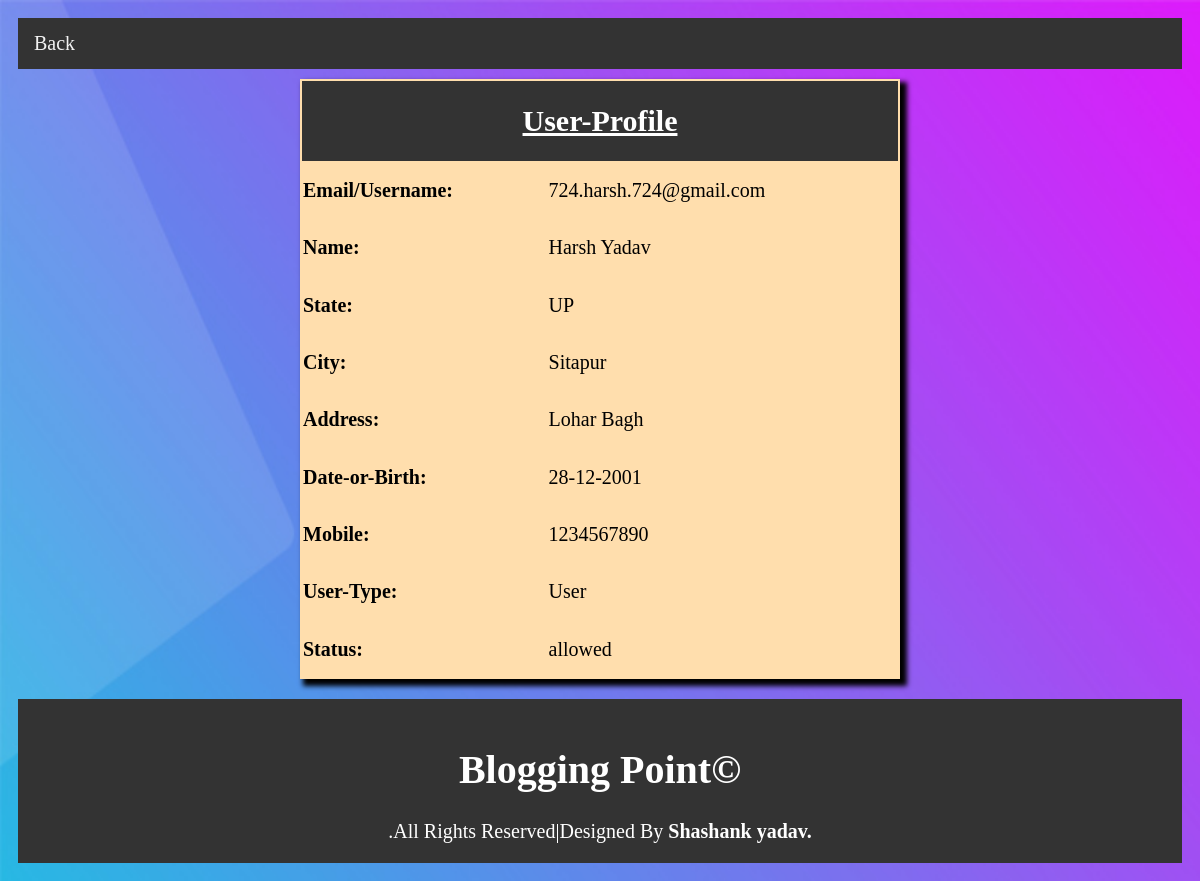
/rprofile.php (signed in), run on the app's committed database.
### tables this page shows
CREATE TABLE IF NOT EXISTS `registration` (
  `username` varchar(100) NOT NULL,
  `name` varchar(100) NOT NULL,
  `pswd` varchar(100) NOT NULL,
  `state` varchar(100) NOT NULL,
  `city` varchar(100) NOT NULL,
  `address` varchar(200) NOT NULL,
  `dob` varchar(100) NOT NULL,
  `mob` int(50) NOT NULL,
  `utype` varchar(50) NOT NULL,
  `uphoto` varchar(200) NOT NULL,
  `status` varchar(100) NOT NULL,
  PRIMARY KEY (`username`)
);

### rprofile.php (the view, shortened to what this page needs)
<!DOCTYPE html>
<html>
<head>
</head>
<body class="body">
<div class="topnav">
  <a href="ureview.php">Back</a>
</div>
  <?php
  $user=$_SESSION['user'];
  $con=mysqli_connect("127.0.0.1","root","","blog_portal");
  $sql="select * from registration where username='$user' ";
  $res=mysqli_query($con,$sql);
  if($row=mysqli_fetch_array($res))
  {
    $user=$row[0];
    $name=$row[1];
    $state=$row[3];
    $city=$row[4];
    $address=$row[5];
    $dob=$row[6];
    $mobile=$row[7];
    $utype=$row[8];
    $status=$row[10];
        echo"<center><table width=600 height=600 style='background-color:#FFDEAD;font-size:20px;margin-top:10px;box-shadow:5px 5px 5px 2px black;'>";
        echo"<tr><td colspan=2 style='text-align:center;font-size:30px;background-color:#333;color:white;'><b><u>User-Profile</u></b></td></tr>";
        echo"<tr><td><b>Email/Username:</b></td><td>$user</td></tr>";
        echo"<tr><td><b>Name:</b></td><td>$name</td></tr>";
        echo"<tr><td><b>State:</b></td><td>$state</td></tr>";
        echo"<tr><td><b>City:</b></td><td>$city</td></tr>";
        echo"<tr><td><b>Address:</b></td><td>$address</td></tr>";
        echo"<tr><td><b>Date-or-Birth:</b></td><td>$dob</td></tr>";
        echo"<tr><td><b>Mobile:</b></td><td>$mobile</td></tr>";
        echo"<tr><td><b>User-Type:</b></td><td>$utype</td></tr>";
        echo"<tr><td><b>Status:</b></td><td>$status</td></tr>";
        echo"</table></center>";
        }
        ?>
        <div class="footer">
<h1>Blogging Point&copy;</h1>.All Rights Reserved|Designed By <b>Shashank yadav.</b>
</div>
</body>
</html>

### rprofile.php (style rules this page uses)
* { box-sizing: border-box; }
.body { padding: 10px; background: url(Images/b4.jpg); background-repeat: no-repeat; background-size: 1920px 1965px; font-family: 'Playfair Display', serif; font-size:20px; }
.topnav { overflow: hidden; background-color: #333; }
.topnav a { float: left; display: block; color: #f2f2f2; text-align: center; padding: 14px 16px; text-decoration: none; font-size:20px; }
.footer { padding: 20px; text-align: center; background: #333; margin-top: 20px; color: white; }

### data on the page
registration: username "724.harsh.724@gmail.com", name "Harsh Yadav", state "UP", city "Sitapur", address "Lohar Bagh", dob "28-12-2001", mob "1234567890", utype "User", status "allowed"
